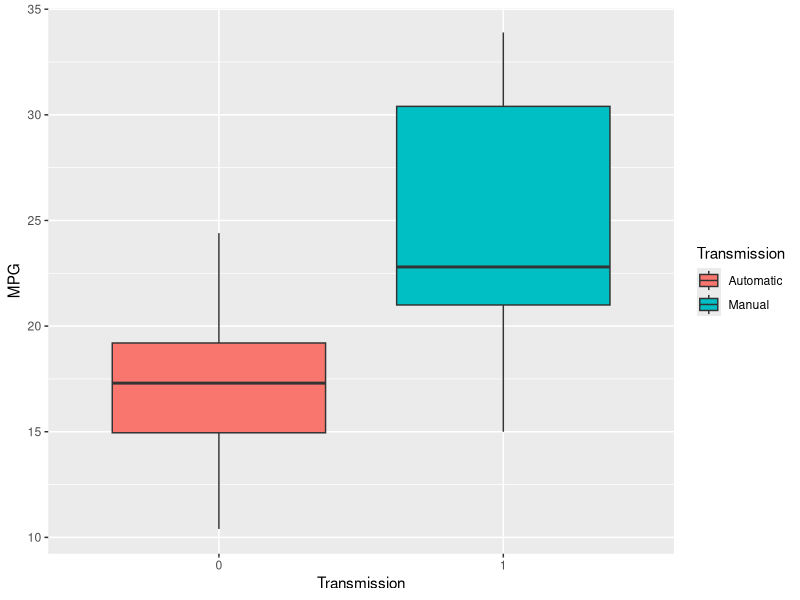
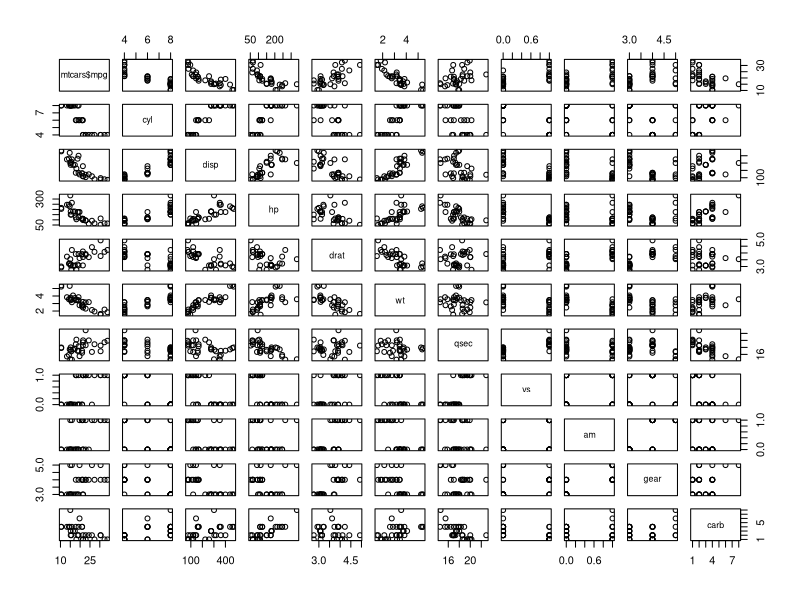

Recreate these plots in R, in order.
## ---- chunk 1
knitr::opts_chunk$set(echo = TRUE)
## ---- chunk 2
library(dplyr)
library(ggplot2)
## ---- chunk 3
str(mtcars)
## ---- chunk 4
summary(mtcars$mpg)
## ---- chunk 5
group_by(mtcars,am) %>% summarise(mean(mpg),sd(mpg)) %>% as.data.frame()
## ---- chunk 6
ggplot(mtcars,aes(x=factor(mtcars$am),y=mtcars$mpg,fill=factor(mtcars$am))) +
  geom_boxplot()+ 
  scale_fill_discrete(name = "Transmission", labels = c("Automatic", "Manual"))+
  xlab("Transmission") + ylab("MPG")
## ---- chunk 7
mtcarsAutomatic <- mtcars[mtcars$am==0,]

mtcarsManual <- mtcars[mtcars$am==1,]

t.test(mtcarsAutomatic$mpg,mtcarsManual$mpg,paired = FALSE)
## ---- chunk 8
pairs(mtcars$mpg ~ .,data=mtcars)
## ---- chunk 9
correlation <- as.data.frame(cor(mtcars$cyl,mtcars$disp))
correlation <-as.data.frame(rbind(correlation,cor(mtcars$cyl,mtcars$disp)))
correlation <- as.data.frame(rbind(correlation, cor(mtcars$cyl,mtcars$hp)))
correlation <- as.data.frame(rbind(correlation,cor(mtcars$cyl,mtcars$wt)))
correlation <- as.data.frame(rbind(correlation,cor(mtcars$qsec,mtcars$drat)))
names(correlation) <- "Correlation"
correlation
## ---- chunk 10
fit1 <- lm(mpg~factor(am),mtcars)
CoefFit1 <- summary(fit1)$coef
summary(fit1)
